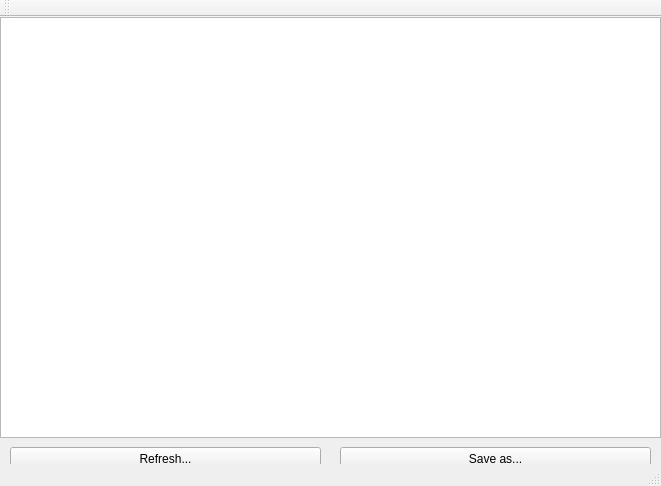
<?xml version="1.0" encoding="UTF-8"?>
<ui version="4.0">
 <class>MainWindow</class>
 <widget class="QMainWindow" name="MainWindow">
  <property name="geometry">
   <rect>
    <x>0</x>
    <y>0</y>
    <width>661</width>
    <height>486</height>
   </rect>
  </property>
  <property name="windowTitle">
   <string>Graph Generator</string>
  </property>
  <widget class="QWidget" name="centralWidget">
   <widget class="QGraphWiew" name="graphicsView">
    <property name="geometry">
     <rect>
      <x>0</x>
      <y>0</y>
      <width>661</width>
      <height>421</height>
     </rect>
    </property>
   </widget>
   <widget class="QPushButton" name="SavingGraph">
    <property name="geometry">
     <rect>
      <x>340</x>
      <y>430</y>
      <width>311</width>
      <height>23</height>
     </rect>
    </property>
    <property name="text">
     <string>Save as...</string>
    </property>
   </widget>
   <widget class="QPushButton" name="RefreshGraph">
    <property name="geometry">
     <rect>
      <x>10</x>
      <y>430</y>
      <width>311</width>
      <height>23</height>
     </rect>
    </property>
    <property name="text">
     <string>Refresh...</string>
    </property>
   </widget>
  </widget>
  <widget class="QToolBar" name="mainToolBar">
   <attribute name="toolBarArea">
    <enum>TopToolBarArea</enum>
   </attribute>
   <attribute name="toolBarBreak">
    <bool>false</bool>
   </attribute>
  </widget>
  <widget class="QStatusBar" name="statusBar"/>
  <action name="actionSave_as">
   <property name="text">
    <string>Save as...</string>
   </property>
  </action>
 </widget>
 <layoutdefault spacing="6" margin="11"/>
 <customwidgets>
  <customwidget>
   <class>QGraphWiew</class>
   <extends>QGraphicsView</extends>
   <header location="global">qgraphwiew.h</header>
   <slots>
    <signal>sendSaveFilePath(QString)</signal>
    <slot>saveToFile(QString)</slot>
   </slots>
  </customwidget>
 </customwidgets>
 <resources/>
 <connections/>
</ui>
